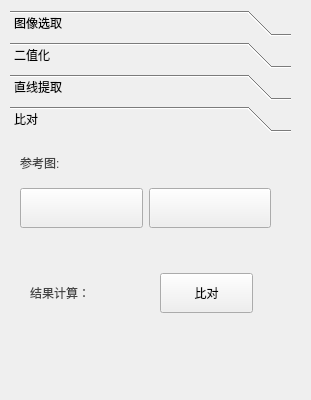
<?xml version="1.0" encoding="UTF-8"?>
<ui version="4.0">
 <class>imageRotatePara</class>
 <widget class="QWidget" name="imageRotatePara">
  <property name="geometry">
   <rect>
    <x>0</x>
    <y>0</y>
    <width>311</width>
    <height>400</height>
   </rect>
  </property>
  <property name="windowTitle">
   <string>Form</string>
  </property>
  <widget class="QToolBox" name="toolBox">
   <property name="geometry">
    <rect>
     <x>10</x>
     <y>10</y>
     <width>281</width>
     <height>381</height>
    </rect>
   </property>
   <property name="currentIndex">
    <number>3</number>
   </property>
   <widget class="QWidget" name="page">
    <property name="geometry">
     <rect>
      <x>0</x>
      <y>0</y>
      <width>281</width>
      <height>265</height>
     </rect>
    </property>
    <attribute name="label">
     <string>图像选取</string>
    </attribute>
    <widget class="QWidget" name="gridLayoutWidget">
     <property name="geometry">
      <rect>
       <x>0</x>
       <y>10</y>
       <width>281</width>
       <height>111</height>
      </rect>
     </property>
     <layout class="QGridLayout" name="gridLayout">
      <item row="1" column="0">
       <layout class="QHBoxLayout" name="horizontalLayout_8">
        <item>
         <widget class="QPushButton" name="saveButton">
          <property name="minimumSize">
           <size>
            <width>0</width>
            <height>40</height>
           </size>
          </property>
          <property name="text">
           <string>保存配置</string>
          </property>
         </widget>
        </item>
        <item>
         <widget class="QPushButton" name="reductionButton">
          <property name="minimumSize">
           <size>
            <width>0</width>
            <height>40</height>
           </size>
          </property>
          <property name="text">
           <string/>
          </property>
          <property name="icon">
           <iconset resource="../res/main.qrc">
            <normaloff>:/image/reback.svg</normaloff>:/image/reback.svg</iconset>
          </property>
         </widget>
        </item>
       </layout>
      </item>
      <item row="0" column="0">
       <layout class="QHBoxLayout" name="horizontalLayout_7">
        <item>
         <widget class="QPushButton" name="ImgSelectButton">
          <property name="minimumSize">
           <size>
            <width>0</width>
            <height>40</height>
           </size>
          </property>
          <property name="text">
           <string/>
          </property>
          <property name="icon">
           <iconset resource="../res/main.qrc">
            <normaloff>:/image/juxing.svg</normaloff>:/image/juxing.svg</iconset>
          </property>
         </widget>
        </item>
        <item>
         <widget class="QPushButton" name="mouseButton">
          <property name="minimumSize">
           <size>
            <width>0</width>
            <height>40</height>
           </size>
          </property>
          <property name="text">
           <string/>
          </property>
          <property name="icon">
           <iconset resource="../res/main.qrc">
            <normaloff>:/image/shubiaojiantou_1.svg</normaloff>:/image/shubiaojiantou_1.svg</iconset>
          </property>
         </widget>
        </item>
       </layout>
      </item>
     </layout>
    </widget>
   </widget>
   <widget class="binarization" name="page_2">
    <property name="geometry">
     <rect>
      <x>0</x>
      <y>0</y>
      <width>281</width>
      <height>265</height>
     </rect>
    </property>
    <attribute name="label">
     <string>二值化</string>
    </attribute>
   </widget>
   <widget class="lineFeature" name="page_3">
    <property name="geometry">
     <rect>
      <x>0</x>
      <y>0</y>
      <width>281</width>
      <height>265</height>
     </rect>
    </property>
    <attribute name="label">
     <string>直线提取</string>
    </attribute>
   </widget>
   <widget class="QWidget" name="page_4">
    <property name="geometry">
     <rect>
      <x>0</x>
      <y>0</y>
      <width>281</width>
      <height>265</height>
     </rect>
    </property>
    <attribute name="label">
     <string>比对</string>
    </attribute>
    <widget class="QPushButton" name="MatchButton">
     <property name="geometry">
      <rect>
       <x>150</x>
       <y>135</y>
       <width>93</width>
       <height>40</height>
      </rect>
     </property>
     <property name="minimumSize">
      <size>
       <width>0</width>
       <height>40</height>
      </size>
     </property>
     <property name="text">
      <string>比对</string>
     </property>
    </widget>
    <widget class="QLabel" name="label">
     <property name="geometry">
      <rect>
       <x>10</x>
       <y>10</y>
       <width>181</width>
       <height>30</height>
      </rect>
     </property>
     <property name="styleSheet">
      <string notr="true">font: 75 20px &quot;微软雅黑&quot;;
color:#444444;</string>
     </property>
     <property name="text">
      <string>参考图:</string>
     </property>
    </widget>
    <widget class="QLabel" name="label_2">
     <property name="geometry">
      <rect>
       <x>20</x>
       <y>140</y>
       <width>121</width>
       <height>30</height>
      </rect>
     </property>
     <property name="styleSheet">
      <string notr="true">font: 75 20px &quot;微软雅黑&quot;;
color:#444444;</string>
     </property>
     <property name="text">
      <string>结果计算：</string>
     </property>
    </widget>
    <widget class="QWidget" name="horizontalLayoutWidget">
     <property name="geometry">
      <rect>
       <x>10</x>
       <y>40</y>
       <width>251</width>
       <height>61</height>
      </rect>
     </property>
     <layout class="QHBoxLayout" name="horizontalLayout">
      <item>
       <widget class="QPushButton" name="ImgSelectButton_2">
        <property name="minimumSize">
         <size>
          <width>0</width>
          <height>40</height>
         </size>
        </property>
        <property name="text">
         <string/>
        </property>
        <property name="icon">
         <iconset resource="../res/main.qrc">
          <normaloff>:/image/juxing.svg</normaloff>:/image/juxing.svg</iconset>
        </property>
       </widget>
      </item>
      <item>
       <widget class="QPushButton" name="MouseButton_2">
        <property name="minimumSize">
         <size>
          <width>0</width>
          <height>40</height>
         </size>
        </property>
        <property name="text">
         <string/>
        </property>
        <property name="icon">
         <iconset resource="../res/main.qrc">
          <normaloff>:/image/shubiaojiantou_1.svg</normaloff>:/image/shubiaojiantou_1.svg</iconset>
        </property>
       </widget>
      </item>
     </layout>
    </widget>
   </widget>
  </widget>
 </widget>
 <customwidgets>
  <customwidget>
   <class>binarization</class>
   <extends>QWidget</extends>
   <header location="global">view/binarization.h</header>
   <container>1</container>
  </customwidget>
  <customwidget>
   <class>lineFeature</class>
   <extends>QWidget</extends>
   <header>view/linefeature.h</header>
   <container>1</container>
  </customwidget>
 </customwidgets>
 <resources>
  <include location="../res/main.qrc"/>
 </resources>
 <connections/>
</ui>
